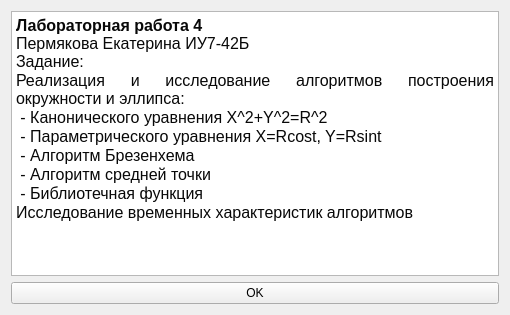
<?xml version="1.0" encoding="UTF-8"?>
<ui version="4.0">
 <class>Form</class>
 <widget class="QWidget" name="Form">
  <property name="geometry">
   <rect>
    <x>0</x>
    <y>0</y>
    <width>510</width>
    <height>315</height>
   </rect>
  </property>
  <property name="windowTitle">
   <string>Form</string>
  </property>
  <layout class="QVBoxLayout" name="verticalLayout">
   <item>
    <widget class="QTextEdit" name="textEdit">
     <property name="html">
      <string>&lt;!DOCTYPE HTML PUBLIC &quot;-//W3C//DTD HTML 4.0//EN&quot; &quot;http://www.w3.org/TR/REC-html40/strict.dtd&quot;&gt;
&lt;html&gt;&lt;head&gt;&lt;meta name=&quot;qrichtext&quot; content=&quot;1&quot; /&gt;&lt;style type=&quot;text/css&quot;&gt;
p, li { white-space: pre-wrap; }
&lt;/style&gt;&lt;/head&gt;&lt;body style=&quot; font-family:'MS Shell Dlg 2'; font-size:7.875pt; font-weight:400; font-style:normal;&quot;&gt;
&lt;p align=&quot;justify&quot; style=&quot; margin-top:0px; margin-bottom:0px; margin-left:0px; margin-right:0px; -qt-block-indent:0; text-indent:0px; background-color:#ffffff;&quot;&gt;&lt;span style=&quot; font-family:'JetBrains Mono','monospace'; font-size:12pt; font-weight:600; color:#080808; background-color:#ffffff;&quot;&gt;Лабораторная работа 4&lt;/span&gt;&lt;span style=&quot; font-family:'JetBrains Mono','monospace'; font-size:12pt; color:#080808;&quot;&gt;&lt;br /&gt;Пермякова Екатерина ИУ7-42Б&lt;br /&gt;Задание:&lt;/span&gt;&lt;/p&gt;
&lt;p align=&quot;justify&quot; style=&quot; margin-top:0px; margin-bottom:0px; margin-left:0px; margin-right:0px; -qt-block-indent:0; text-indent:0px; background-color:#ffffff;&quot;&gt;&lt;span style=&quot; font-family:'JetBrains Mono','monospace'; font-size:12pt; color:#080808;&quot;&gt;Реализация и исследование алгоритмов построения окружности и эллипса:&lt;/span&gt;&lt;/p&gt;
&lt;p align=&quot;justify&quot; style=&quot; margin-top:0px; margin-bottom:0px; margin-left:0px; margin-right:0px; -qt-block-indent:0; text-indent:0px; background-color:#ffffff;&quot;&gt;&lt;span style=&quot; font-family:'JetBrains Mono','monospace'; font-size:12pt; color:#080808;&quot;&gt; - Канонического уравнения X^2+Y^2=R^2&lt;/span&gt;&lt;/p&gt;
&lt;p style=&quot; margin-top:0px; margin-bottom:0px; margin-left:0px; margin-right:0px; -qt-block-indent:0; text-indent:0px;&quot;&gt;&lt;span style=&quot; font-family:'JetBrains Mono','monospace'; font-size:12pt; color:#080808;&quot;&gt; - Параметрического уравнения X=Rcost, Y=Rsint&lt;/span&gt;&lt;/p&gt;
&lt;p style=&quot; margin-top:0px; margin-bottom:0px; margin-left:0px; margin-right:0px; -qt-block-indent:0; text-indent:0px;&quot;&gt;&lt;span style=&quot; font-family:'JetBrains Mono','monospace'; font-size:12pt; color:#080808;&quot;&gt; - Алгоритм Брезенхема&lt;/span&gt;&lt;/p&gt;
&lt;p style=&quot; margin-top:0px; margin-bottom:0px; margin-left:0px; margin-right:0px; -qt-block-indent:0; text-indent:0px;&quot;&gt;&lt;span style=&quot; font-family:'JetBrains Mono','monospace'; font-size:12pt; color:#080808;&quot;&gt; - Алгоритм средней точки&lt;/span&gt;&lt;/p&gt;
&lt;p style=&quot; margin-top:0px; margin-bottom:0px; margin-left:0px; margin-right:0px; -qt-block-indent:0; text-indent:0px;&quot;&gt;&lt;span style=&quot; font-family:'JetBrains Mono','monospace'; font-size:12pt; color:#080808;&quot;&gt; - Библиотечная функция&lt;/span&gt;&lt;/p&gt;
&lt;p style=&quot; margin-top:0px; margin-bottom:0px; margin-left:0px; margin-right:0px; -qt-block-indent:0; text-indent:0px;&quot;&gt;&lt;span style=&quot; font-family:'JetBrains Mono','monospace'; font-size:12pt; color:#080808;&quot;&gt;Исследование временных характеристик алгоритмов&lt;br /&gt;&lt;/span&gt;&lt;/p&gt;&lt;/body&gt;&lt;/html&gt;</string>
     </property>
    </widget>
   </item>
   <item>
    <widget class="QPushButton" name="ok_pbtn">
     <property name="text">
      <string>OK</string>
     </property>
    </widget>
   </item>
  </layout>
 </widget>
 <resources/>
 <connections/>
</ui>
